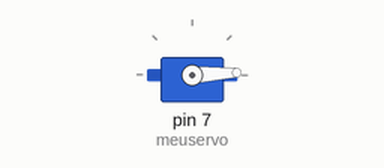
Recording of a sketch running on a simulated Arduino Uno, built with avr-gcc and run on an emulated ATmega328P. On the bench: servo.

Above: at 0.05 s.
At 1.3 s:
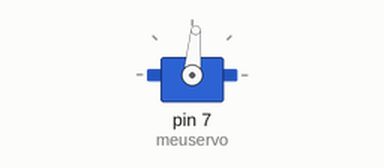
At 2.6 s:
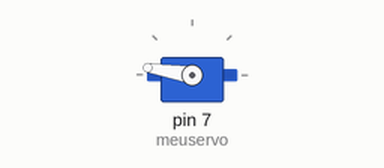
At 5.2 s:
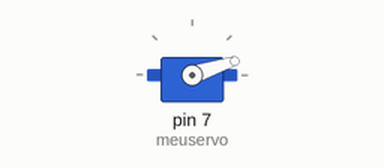
Timing chart, 0 to 7.1 s (numbered marks = the images above):
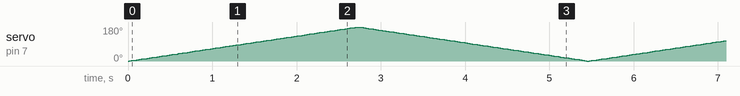

The sketch:

servo_base.ino
```cpp
// IMPORTAÇÕES DE BIBLIOTECAS

#include <Servo.h> // Biblioteca do Servo

// ----------------------------------------------------------------------------------------------------------------------------------

// DECLARAÇÕES DE VARIÁVEIS E OBJETOS

Servo meuservo; // Objeto Servo
int ang = 0;    // Variável Ângulo

// ----------------------------------------------------------------------------------------------------------------------------------

// VOID SETUP - CONFIGURAÇÕES INICIAIS DO PROGRAMA - ATRIBUIÇÕES DE PINOS

void setup() {
  meuservo.attach(7);  // Pino usado para conectar a base do servo
}

// ----------------------------------------------------------------------------------------------------------------------------------

// VOID LOOP - LOOP PRINCIPAL DO PROGRAMA

void loop() {

  for (ang = 0; ang <= 180; ang += 1) { // Vai de 0º até 180º (De 1 em 1 grau - Aumente essa variação para aumentar a velocidade)

    meuservo.write(ang);             // Comando que envia o sinal para o servo rotacionar
    delay(15);                       //  Espera 15ms
  }

  for (ang = 180; ang >= 0; ang -= 1) { // Vai de 180º até 0º (De 1 em 1 grau - Aumente essa variação para aumentar a velocidade)

    meuservo.write(ang);             // Comando que envia o sinal para o servo rotacionar
    delay(15);                       // Espera 15ms
  }

} // Fim da função LOOP
```
